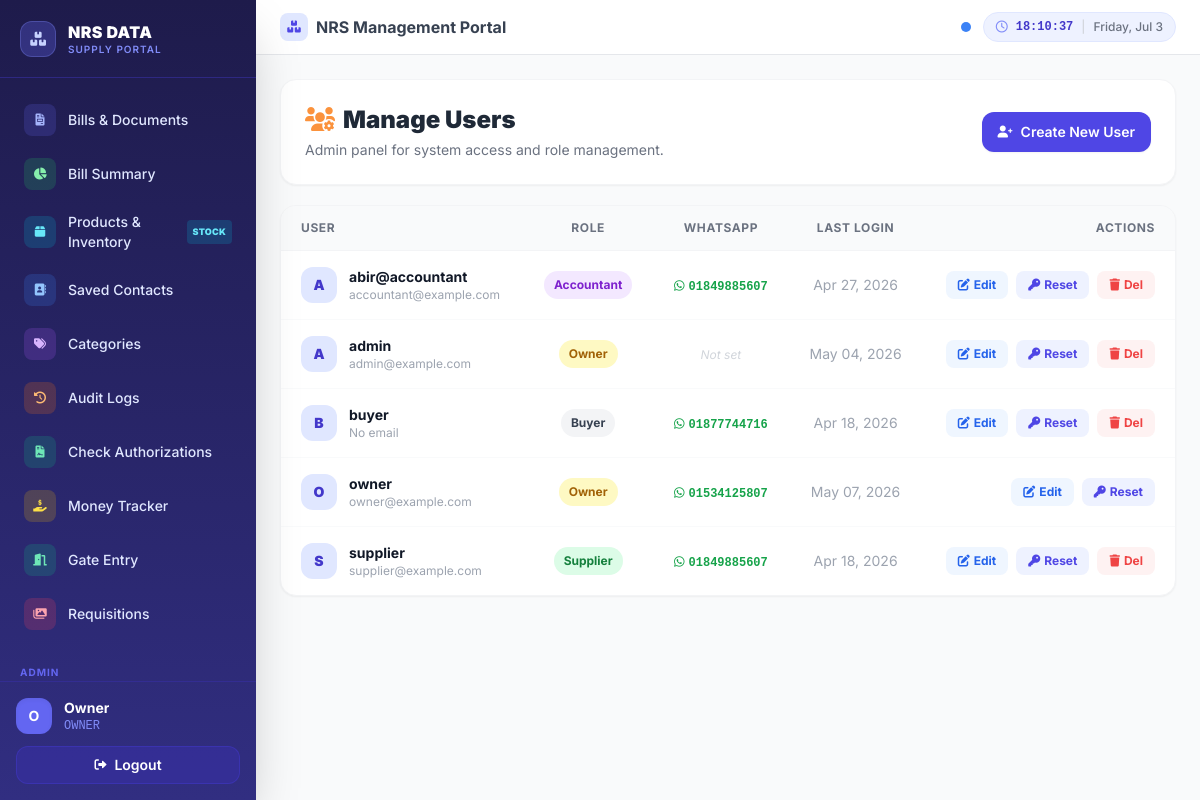
/accounts/users/ (signed in), run on an earlier commit of the app's database.
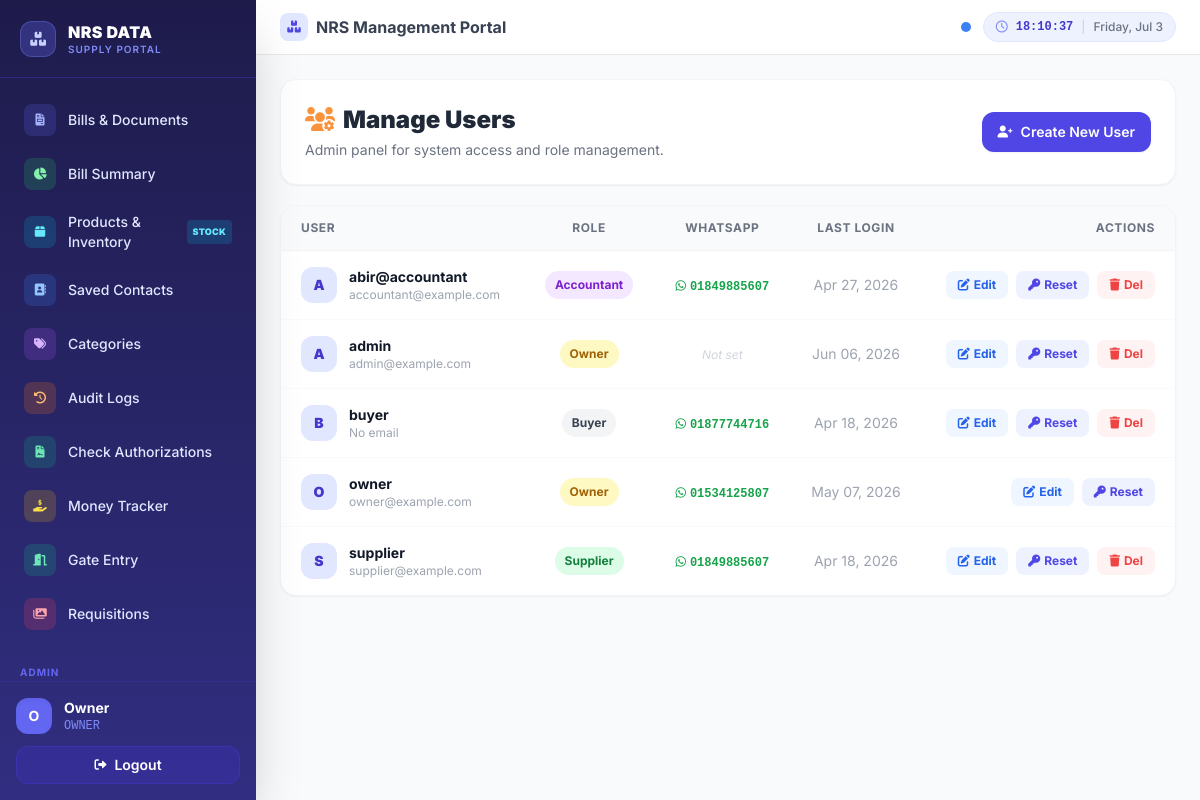
And on a later commit of the database.
### accounts/models.py (models this page shows)
class User(AbstractUser):
    ROLE_CHOICES = (
        ('SUPERADMIN', 'Super Admin'),
        ('ACCOUNTANT', 'Accountant'),
        ('SUPPLIER', 'Supplier'),
        ('OWNER', 'Owner'),
        ('BUYER', 'Buyer'),
    )
    role = models.CharField(max_length=20, choices=ROLE_CHOICES, default='BUYER')
    whatsapp_number = models.CharField(max_length=20, blank=True, help_text="Enter number with country code, e.g., 88017...")
    p_view_bill_summary = models.BooleanField(default=False)
    p_view_bills = models.BooleanField(default=False)
    p_create_bill = models.BooleanField(default=False)
    p_edit_bill = models.BooleanField(default=False)
    p_delete_bill = models.BooleanField(default=False)
    p_price_bill = models.BooleanField(default=False)
    p_approve_bill = models.BooleanField(default=False)
    p_manage_inventory = models.BooleanField(default=False)
    p_manage_contacts = models.BooleanField(default=False)
    p_manage_categories = models.BooleanField(default=False)
    p_view_gate_entry = models.BooleanField(default=False)
    p_manage_visual_requisitions = models.BooleanField(default=False)
    p_manage_requisitions = models.BooleanField(default=False)
    p_view_audit_logs = models.BooleanField(default=False)
    p_manage_authorizations = models.BooleanField(default=False)
    p_manage_users = models.BooleanField(default=False)
    p_manage_peer_transactions = models.BooleanField(default=False)
    p_print_documents = models.BooleanField(default=False)
    nid_number = models.CharField(max_length=20, blank=True, null=True, help_text="National ID Number")
    google_drive_json_key = models.TextField(blank=True, null=True, help_text="Google Drive Service Account JSON Key")

### accounts/views.py (the view)
# urls.py: path('users/', views.user_list, name='user_list'),
@login_required
@permission_required('p_manage_users')
def user_list(request):
    users = CustomUser.objects.all().order_by('username')
    return render(request, 'accounts/user_list.html', {'users': users})

### documents/context_processors.py (called while the page is built)
def whatsapp_contacts(request):
    if not request.user.is_authenticated:
        return {}
    accountant = User.objects.filter(role='ACCOUNTANT').first()
    owner = User.objects.filter(role='OWNER').first()
    return {
        'wa_accountant_phone': accountant.whatsapp_number if accountant else '',
        'wa_owner_phone': owner.whatsapp_number if owner else '',
    }

### templates/accounts/user_list.html (shortened to what the changed rows need)
{% extends 'base.html' %}
{% block content %}
<div class="max-w-5xl mx-auto space-y-5">
    <div class="flex flex-col sm:flex-row justify-between items-start sm:items-center gap-4 bg-white p-5 md:p-6 rounded-2xl shadow-sm border border-gray-100">
        <div>
            <h2 class="text-xl md:text-2xl font-black text-gray-800">
                <i class="fas fa-users-cog text-orange-400 mr-2"></i>Manage Users
            </h2>
        </div>
    </div>
    <div class="hidden md:block bg-white rounded-2xl shadow-sm border border-gray-100 overflow-hidden">
        <div class="overflow-x-auto">
            <table class="min-w-full text-sm">
                <thead class="bg-gray-50 border-b border-gray-100">
                    <tr>
                        <th class="px-5 py-3.5 text-left text-xs font-bold text-gray-500 uppercase tracking-wider">User</th>
                        <th class="px-5 py-3.5 text-center text-xs font-bold text-gray-500 uppercase tracking-wider">Role</th>
                        <th class="px-5 py-3.5 text-center text-xs font-bold text-gray-500 uppercase tracking-wider">WhatsApp</th>
                        <th class="px-5 py-3.5 text-center text-xs font-bold text-gray-500 uppercase tracking-wider">Last Login</th>
                        <th class="px-5 py-3.5 text-right text-xs font-bold text-gray-500 uppercase tracking-wider">Actions</th>
                    </tr>
                </thead>
                <tbody class="divide-y divide-gray-50">
                    {% for u in users %}
                    <tr class="hover:bg-gray-50 transition-colors">
                        <td class="px-5 py-4">
                            <div class="flex items-center gap-3">
                                <div class="bg-indigo-100 text-indigo-700 rounded-xl h-9 w-9 flex items-center justify-center font-black text-sm flex-shrink-0">
                                    {{ u.username|make_list|first|upper }}
                                </div>
                                <div>
                                    <div class="font-bold text-gray-900">{{ u.username }}</div>
                                    <div class="text-xs text-gray-400">{{ u.email|default:"No email" }}</div>
                                </div>
                            </div>
                        </td>
                        <td class="px-5 py-4 text-center">
                            <span class="inline-flex items-center px-2.5 py-1 text-xs leading-5 font-bold rounded-full
                                {% if u.role == 'ACCOUNTANT' %}bg-purple-100 text-purple-700
                                {% elif u.role == 'OWNER' %}bg-yellow-100 text-yellow-700
                                {% elif u.role == 'TEACHER' %}bg-blue-100 text-blue-700
                                {% elif u.role == 'SUPPLIER' %}bg-green-100 text-green-700
                                {% else %}bg-gray-100 text-gray-700{% endif %}">
                                {{ u.get_role_display|default:u.role }}
                            </span>
                        </td>
                        <td class="px-5 py-4 text-center">
                            {% if u.whatsapp_number %}
                            <a href="https://wa.me/{{ u.whatsapp_number }}" target="_blank" class="text-green-600 font-mono text-xs font-bold hover:underline">
                                <i class="fab fa-whatsapp mr-1"></i>{{ u.whatsapp_number }}
                            </a>
                            {% else %}
                            <span class="text-gray-300 text-xs italic">Not set</span>
                            {% endif %}
                        </td>
                        <td class="px-5 py-4 text-center text-sm text-gray-400">
                            {{ u.last_login|date:"M d, Y"|default:"Never" }}
                        </td>
                        <td class="px-5 py-4 text-right">
                            <div class="flex justify-end gap-2">
                                <a href="{% url 'user_update' u.id %}" title="Edit User"
                                    class="bg-blue-50 text-blue-600 hover:bg-blue-100 px-3 py-1.5 rounded-lg transition font-bold text-xs flex items-center gap-1">
                                    <i class="fas fa-edit text-xs"></i> Edit
                                </a>
                                <a href="{% url 'user_password_override' u.id %}" title="Reset Password"
                                    class="bg-indigo-50 text-indigo-600 hover:bg-indigo-100 px-3 py-1.5 rounded-lg transition font-bold text-xs flex items-center gap-1">
                                    <i class="fas fa-key text-xs"></i> Reset
                                </a>
                                {% if u != request.user %}
                                <a href="{% url 'user_delete' u.id %}"
                                    class="bg-red-50 text-red-500 hover:bg-red-100 px-3 py-1.5 rounded-lg transition font-bold text-xs flex items-center gap-1">
                                    <i class="fas fa-trash text-xs"></i> Del
                                </a>
                                {% endif %}
                            </div>
                        </td>
                    </tr>
                    {% endfor %}
                </tbody>
            </table>
        </div>
    </div>
</div>
{% endblock %}

What changed in the data, as far as the page shows it:
changed User "admin": last_login "May 04, 2026" → "Jun 06, 2026"
